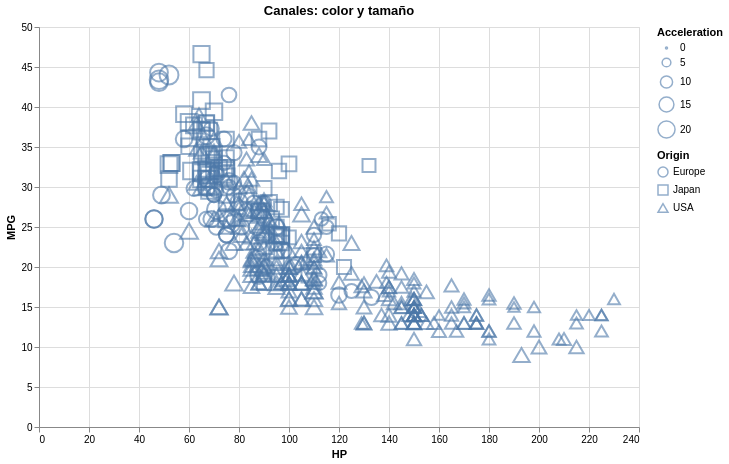

Here is the notebook cell this chart was saved with:
### Markdown cell above
## 🎯 `encode()` — Mapear columnas a canales visuales
Canales típicos: `x`, `y`, `color`, `size`, `shape`, `tooltip`.

💡 **Nota docente**: introduce sufijos de tipo (`:Q`, `:N`, `:O`, `:T`) cuando haga falta precisión.

### Code cell
alt.Chart(df).mark_point(opacity=0.6).encode(
    x=alt.X("Horsepower:Q", title="HP"),
    y=alt.Y("Miles_per_Gallon:Q", title="MPG"),
    shape="Origin:N",
    size="Acceleration:Q",
    tooltip=["Name","Origin","Horsepower","Miles_per_Gallon","Acceleration"]
).properties(title="Canales: color y tamaño", width=600, height=400).interactive()

### Figure 1 — Vega-Lite specification as saved in the notebook (floating-point values rounded to 4 significant figures; data arrays with more than 128 entries replaced by an {"elided": "..."} marker saying what was removed)
{"config": {"view": {"continuousWidth": 300, "continuousHeight": 300}}, "data": {"name": "data-583e73726c1545c56c203344161a975c"}, "mark": {"type": "point", "opacity": 0.6}, "encoding": {"shape": {"field": "Origin", "type": "nominal"}, "size": {"field": "Acceleration", "type": "quantitative"}, "tooltip": [{"field": "Name", "type": "nominal"}, {"field": "Origin", "type": "nominal"}, {"field": "Horsepower", "type": "quantitative"}, {"field": "Miles_per_Gallon", "type": "quantitative"}, {"field": "Acceleration", "type": "quantitative"}], "x": {"field": "Horsepower", "title": "HP", "type": "quantitative"}, "y": {"field": "Miles_per_Gallon", "title": "MPG", "type": "quantitative"}}, "height": 400, "params": [{"name": "param_6", "select": {"type": "interval", "encodings": ["x", "y"]}, "bind": "scales"}], "title": "Canales: color y tamaño", "width": 600, "$schema": "https://vega.github.io/schema/vega-lite/v5.20.1.json", "datasets": {"data-583e73726c1545c56c203344161a975c": {"elided": "406 records"}}}
